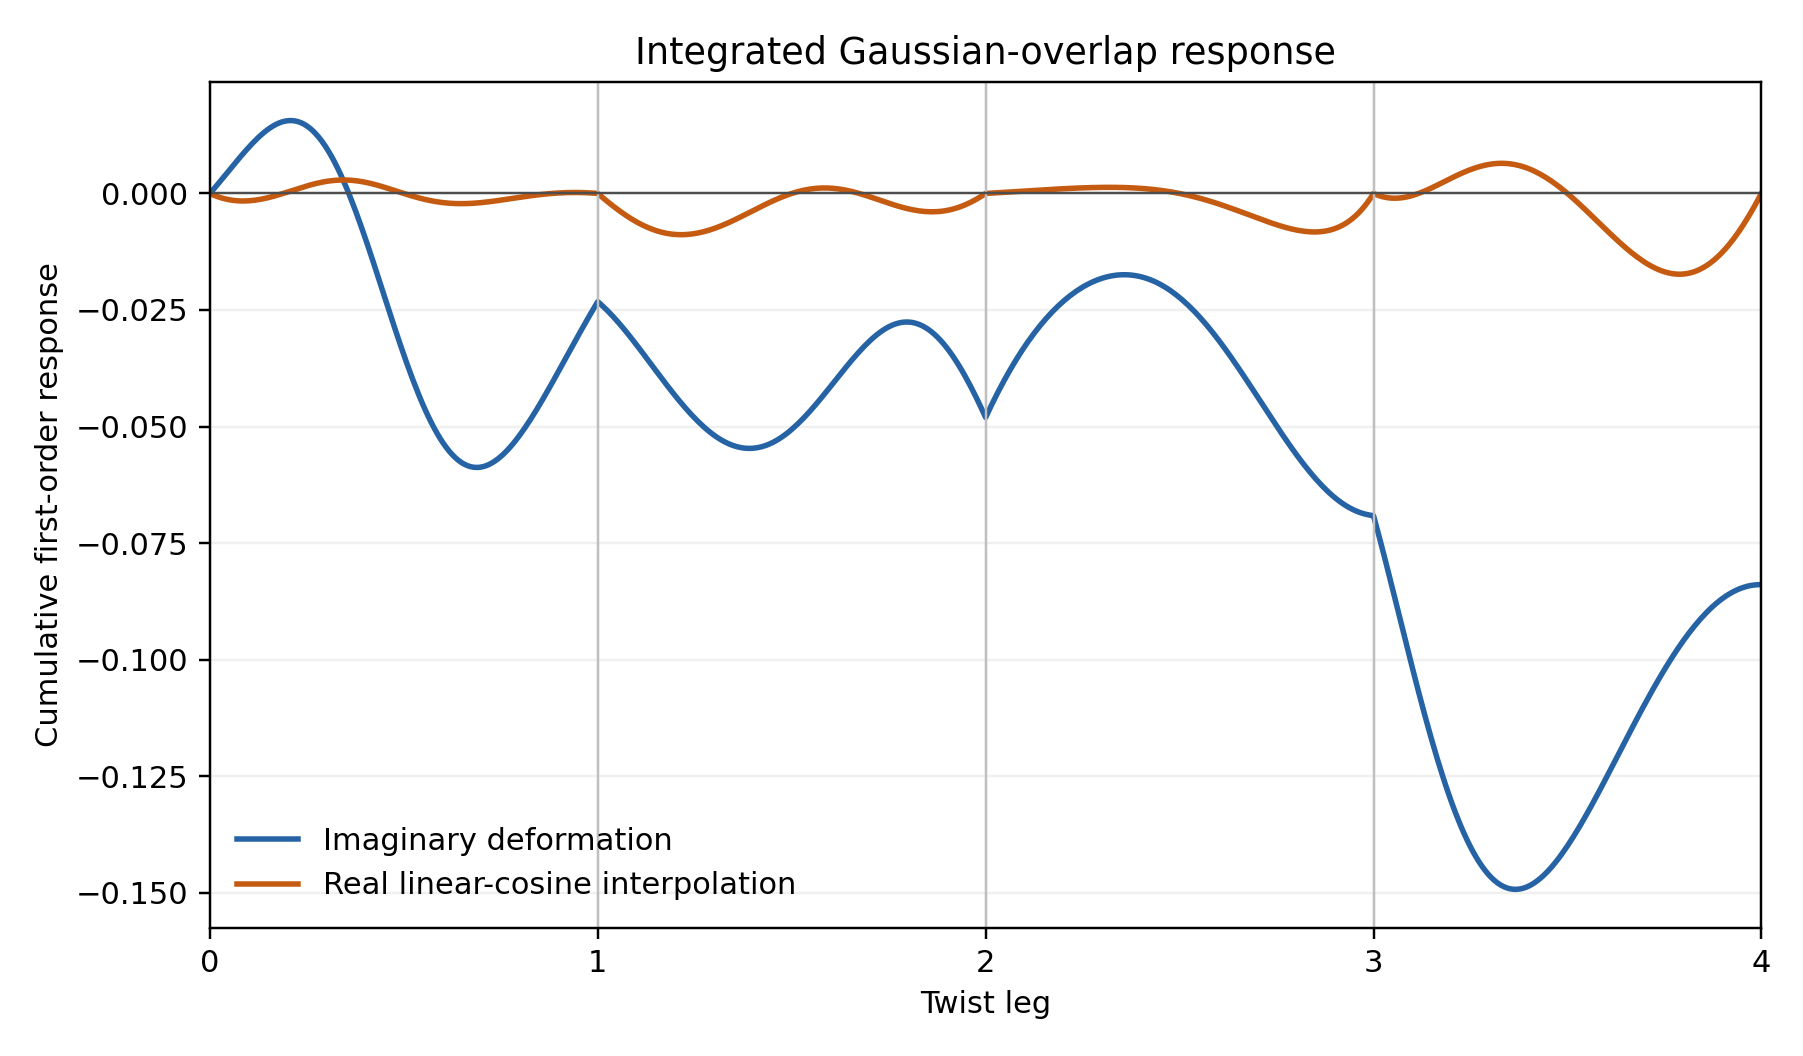

Recreate this plot in Python.
"""First-order Gaussian-overlap response to real and imaginary pairing deformations."""

import json
import math
from pathlib import Path
import sys

import matplotlib
matplotlib.use("Agg")
import matplotlib.pyplot as plt
import numpy as np

ROOT = Path(__file__).resolve().parents[1]
sys.path.insert(0, str(ROOT / "exact_gutzwiller"))
from complex_twist_berry_convergence import PARAMETERS, twist_loop
from gaussian_overlap import normalized_gaussian_overlap
from model import TwoOrbitalModel, gaussian_bcs_state


REFERENCE_MASK = 0xAAC8DA33
STEP = 1.0e-5


def response(steps_per_leg, deformation):
    model = TwoOrbitalModel(4, 4, PARAMETERS)
    points = twist_loop(steps_per_leg)

    def hamiltonian(point, parameter):
        if deformation == "imaginary":
            return model.bdg_hamiltonian(
                *point, pairing_twist="linear", pairing_imag=parameter,
            )
        if deformation == "real_profile":
            linear = model.bdg_hamiltonian(*point, pairing_twist="linear")
            cosine = model.bdg_hamiltonian(*point, pairing_twist="cosine")
            center = 0.5
            return (1.0 - center - parameter) * linear + (center + parameter) * cosine
        raise ValueError(deformation)

    def make_states(parameter):
        return [
            gaussian_bcs_state(hamiltonian(point, parameter), reference_mask=REFERENCE_MASK)
            for point in points
        ]

    center_states = make_states(0.0)
    plus_states = make_states(STEP)
    minus_states = make_states(-STEP)
    derivatives = [
        (plus.z - minus.z) / (2.0 * STEP)
        for plus, minus in zip(plus_states, minus_states)
    ]

    analytic_links = []
    direct_links = []
    identity = np.eye(model.n_modes, dtype=np.complex128)
    for index in range(len(points)):
        next_index = (index + 1) % len(points)
        z1 = center_states[index].z
        z2 = center_states[next_index].z
        dz1 = derivatives[index]
        dz2 = derivatives[next_index]
        cross = identity + z1.conj().T @ z2
        inverse_cross = np.linalg.inv(cross)
        log_derivative = np.trace(
            inverse_cross @ (dz1.conj().T @ z2 + z1.conj().T @ dz2)
        )
        analytic_links.append(0.5 * log_derivative.imag)

        plus_overlap = normalized_gaussian_overlap(plus_states[index].z, plus_states[next_index].z)
        minus_overlap = normalized_gaussian_overlap(minus_states[index].z, minus_states[next_index].z)
        direct_links.append(
            (np.angle(plus_overlap) - np.angle(minus_overlap)) / (2.0 * STEP)
        )

    analytic_links = np.asarray(analytic_links)
    direct_links = np.asarray(direct_links)
    leg_coefficients = [
        math.fsum(analytic_links[leg * steps_per_leg:(leg + 1) * steps_per_leg])
        for leg in range(4)
    ]
    return {
        "deformation": deformation,
        "steps_per_leg": steps_per_leg,
        "finite_difference_step": STEP,
        "analytic_leg_coefficients": leg_coefficients,
        "analytic_total_coefficient": math.fsum(leg_coefficients),
        "analytic_link_coefficients": analytic_links.tolist(),
        "direct_leg_coefficients": [
            math.fsum(direct_links[leg * steps_per_leg:(leg + 1) * steps_per_leg])
            for leg in range(4)
        ],
        "maximum_absolute_link_coefficient": float(np.max(np.abs(analytic_links))),
        "maximum_formula_direct_link_error": float(np.max(np.abs(analytic_links - direct_links))),
        "rms_link_coefficient": float(np.sqrt(np.mean(analytic_links ** 2))),
    }


def main():
    results = []
    for deformation in ("imaginary", "real_profile"):
        for steps in (32, 64, 128):
            result = response(steps, deformation)
            results.append(result)
            summary = {k: v for k, v in result.items() if k != "analytic_link_coefficients"}
            print(json.dumps(summary, indent=2), flush=True)

    output = Path(__file__).resolve().with_suffix(".json")
    output.write_text(json.dumps({
        "formula": "q = (1/2) Im tr[(I+Z1^dag Z2)^(-1) (dZ1^dag Z2 + Z1^dag dZ2)]",
        "real_profile": "H(lambda)=(1-lambda) H_linear + lambda H_cosine, differentiated at lambda=1/2",
        "imaginary_profile": "s_linear(phi) + i eta sin(phi), differentiated at eta=0",
        "results": results,
    }, indent=2) + "\n")

    finest = {
        deformation: next(
            r for r in results
            if r["deformation"] == deformation and r["steps_per_leg"] == 128
        )
        for deformation in ("imaginary", "real_profile")
    }
    coordinate = np.linspace(0.0, 4.0, 4 * 128 + 1)
    fig, ax = plt.subplots(figsize=(8.2, 4.8))
    for deformation, label, color in (
        ("imaginary", "Imaginary deformation", "#2563a5"),
        ("real_profile", "Real linear-cosine interpolation", "#c55a11"),
    ):
        cumulative = np.concatenate([
            [0.0], np.cumsum(finest[deformation]["analytic_link_coefficients"])
        ])
        ax.plot(coordinate, cumulative, lw=1.8, label=label, color=color)
    for boundary in (1, 2, 3):
        ax.axvline(boundary, color="0.75", lw=0.8)
    ax.axhline(0.0, color="0.3", lw=0.8)
    ax.set(
        xlabel="Twist leg", ylabel="Cumulative first-order response",
        xlim=(0, 4), xticks=(0, 1, 2, 3, 4),
        title="Integrated Gaussian-overlap response",
    )
    ax.grid(alpha=0.18)
    ax.legend(frameon=False)
    fig.tight_layout()
    figure_path = Path(__file__).resolve().with_suffix(".png")
    fig.savefig(figure_path, dpi=220)
    plt.close(fig)
    print(f"Saved {output}")
    print(f"Saved {figure_path}")


if __name__ == "__main__":
    main()
